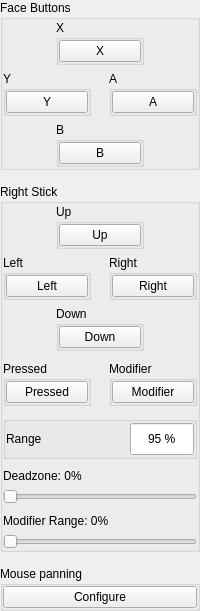
       <widget class="QWidget" name="bottomRight">
        <layout class="QVBoxLayout" name="bottomRightLayout">
         <property name="spacing"><number>14</number></property>
         <property name="leftMargin"><number>0</number></property>
         <property name="topMargin"><number>0</number></property>
         <property name="rightMargin"><number>0</number></property>
         <property name="bottomMargin"><number>0</number></property>
         <item>
          <widget class="QGroupBox" name="faceButtons">
           <property name="title"><string>Face Buttons</string></property>
           <property name="card" stdset="0"><bool>true</bool></property>
           <layout class="QVBoxLayout" name="faceButtonsLayout">
            <property name="spacing"><number>10</number></property>
            <property name="leftMargin"><number>0</number></property>
            <property name="topMargin"><number>0</number></property>
            <property name="rightMargin"><number>0</number></property>
            <property name="bottomMargin"><number>0</number></property>
            <item>
             <widget class="QWidget" name="faceButtonsDirectionsWidget">
              <layout class="QVBoxLayout" name="faceButtonsDirectionsLayout">
               <property name="spacing"><number>6</number></property>
               <property name="leftMargin"><number>0</number></property>
               <property name="topMargin"><number>0</number></property>
               <property name="rightMargin"><number>0</number></property>
               <property name="bottomMargin"><number>0</number></property>
               <item>
                <layout class="QHBoxLayout" name="buttonFaceButtonsXGroupRow">
                 <property name="spacing"><number>0</number></property>
                 <property name="leftMargin"><number>0</number></property>
                 <property name="topMargin"><number>0</number></property>
                 <property name="rightMargin"><number>0</number></property>
                 <property name="bottomMargin"><number>0</number></property>
                 <item>
                  <spacer name="spacer7">
                   <property name="orientation"><enum>Qt::Orientation::Horizontal</enum></property>
                   <property name="sizeType"><enum>QSizePolicy::Policy::Expanding</enum></property>
                   <property name="sizeHint"><size><width>0</width><height>0</height></size></property>
                  </spacer>
                 </item>
                 <item>
                  <widget class="QGroupBox" name="buttonFaceButtonsXGroup">
                   <property name="title"><string>X</string></property>
                   <property name="binding" stdset="0"><bool>true</bool></property>
                   <property name="minimumSize"><size><width>88</width><height>0</height></size></property>
                   <property name="maximumSize"><size><width>88</width><height>16777215</height></size></property>
                   <layout class="QVBoxLayout" name="buttonFaceButtonsXGroupLayout">
                    <property name="spacing"><number>0</number></property>
                    <property name="leftMargin"><number>0</number></property>
                    <property name="topMargin"><number>0</number></property>
                    <property name="rightMargin"><number>0</number></property>
                    <property name="bottomMargin"><number>0</number></property>
                    <item>
                     <widget class="InputBindingButton" name="buttonX">
                      <property name="text"><string>X</string></property>
                     </widget>
                    </item>
                   </layout>
                  </widget>
                 </item>
                 <item>
                  <spacer name="spacer8">
                   <property name="orientation"><enum>Qt::Orientation::Horizontal</enum></property>
                   <property name="sizeType"><enum>QSizePolicy::Policy::Expanding</enum></property>
                   <property name="sizeHint"><size><width>0</width><height>0</height></size></property>
                  </spacer>
                 </item>
                </layout>
               </item>
               <item>
                <layout class="QHBoxLayout" name="faceButtonsLeftRightRow">
                 <property name="spacing"><number>10</number></property>
                 <property name="leftMargin"><number>0</number></property>
                 <property name="topMargin"><number>0</number></property>
                 <property name="rightMargin"><number>0</number></property>
                 <property name="bottomMargin"><number>0</number></property>
                 <item>
                  <widget class="QGroupBox" name="buttonFaceButtonsYGroup">
                   <property name="title"><string>Y</string></property>
                   <property name="binding" stdset="0"><bool>true</bool></property>
                   <property name="minimumSize"><size><width>88</width><height>0</height></size></property>
                   <property name="maximumSize"><size><width>88</width><height>16777215</height></size></property>
                   <layout class="QVBoxLayout" name="buttonFaceButtonsYGroupLayout">
                    <property name="spacing"><number>0</number></property>
                    <property name="leftMargin"><number>0</number></property>
                    <property name="topMargin"><number>0</number></property>
                    <property name="rightMargin"><number>0</number></property>
                    <property name="bottomMargin"><number>0</number></property>
                    <item>
                     <widget class="InputBindingButton" name="buttonY">
                      <property name="text"><string>Y</string></property>
                     </widget>
                    </item>
                   </layout>
                  </widget>
                 </item>
                 <item>
                  <spacer name="spacer9">
                   <property name="orientation"><enum>Qt::Orientation::Horizontal</enum></property>
                   <property name="sizeType"><enum>QSizePolicy::Policy::Expanding</enum></property>
                   <property name="sizeHint"><size><width>0</width><height>0</height></size></property>
                  </spacer>
                 </item>
                 <item>
                  <widget class="QGroupBox" name="buttonFaceButtonsAGroup">
                   <property name="title"><string>A</string></property>
                   <property name="binding" stdset="0"><bool>true</bool></property>
                   <property name="minimumSize"><size><width>88</width><height>0</height></size></property>
                   <property name="maximumSize"><size><width>88</width><height>16777215</height></size></property>
                   <layout class="QVBoxLayout" name="buttonFaceButtonsAGroupLayout">
                    <property name="spacing"><number>0</number></property>
                    <property name="leftMargin"><number>0</number></property>
                    <property name="topMargin"><number>0</number></property>
                    <property name="rightMargin"><number>0</number></property>
                    <property name="bottomMargin"><number>0</number></property>
                    <item>
                     <widget class="InputBindingButton" name="buttonA">
                      <property name="text"><string>A</string></property>
                     </widget>
                    </item>
                   </layout>
                  </widget>
                 </item>
                </layout>
               </item>
               <item>
                <layout class="QHBoxLayout" name="buttonFaceButtonsBGroupRow">
                 <property name="spacing"><number>0</number></property>
                 <property name="leftMargin"><number>0</number></property>
                 <property name="topMargin"><number>0</number></property>
                 <property name="rightMargin"><number>0</number></property>
                 <property name="bottomMargin"><number>0</number></property>
                 <item>
                  <spacer name="spacer10">
                   <property name="orientation"><enum>Qt::Orientation::Horizontal</enum></property>
                   <property name="sizeType"><enum>QSizePolicy::Policy::Expanding</enum></property>
                   <property name="sizeHint"><size><width>0</width><height>0</height></size></property>
                  </spacer>
                 </item>
                 <item>
                  <widget class="QGroupBox" name="buttonFaceButtonsBGroup">
                   <property name="title"><string>B</string></property>
                   <property name="binding" stdset="0"><bool>true</bool></property>
                   <property name="minimumSize"><size><width>88</width><height>0</height></size></property>
                   <property name="maximumSize"><size><width>88</width><height>16777215</height></size></property>
                   <layout class="QVBoxLayout" name="buttonFaceButtonsBGroupLayout">
                    <property name="spacing"><number>0</number></property>
                    <property name="leftMargin"><number>0</number></property>
                    <property name="topMargin"><number>0</number></property>
                    <property name="rightMargin"><number>0</number></property>
                    <property name="bottomMargin"><number>0</number></property>
                    <item>
                     <widget class="InputBindingButton" name="buttonB">
                      <property name="text"><string>B</string></property>
                     </widget>
                    </item>
                   </layout>
                  </widget>
                 </item>
                 <item>
                  <spacer name="spacer11">
                   <property name="orientation"><enum>Qt::Orientation::Horizontal</enum></property>
                   <property name="sizeType"><enum>QSizePolicy::Policy::Expanding</enum></property>
                   <property name="sizeHint"><size><width>0</width><height>0</height></size></property>
                  </spacer>
                 </item>
                </layout>
               </item>
              </layout>
             </widget>
            </item>
           </layout>
          </widget>
         </item>
         <item>
          <widget class="QGroupBox" name="RStick">
           <property name="title"><string>Right Stick</string></property>
           <property name="card" stdset="0"><bool>true</bool></property>
           <layout class="QVBoxLayout" name="RStickLayout">
            <property name="spacing"><number>10</number></property>
            <property name="leftMargin"><number>0</number></property>
            <property name="topMargin"><number>0</number></property>
            <property name="rightMargin"><number>0</number></property>
            <property name="bottomMargin"><number>0</number></property>
            <item>
             <widget class="QWidget" name="RStickDirectionsWidget">
              <layout class="QVBoxLayout" name="RStickDirectionsLayout">
               <property name="spacing"><number>6</number></property>
               <property name="leftMargin"><number>0</number></property>
               <property name="topMargin"><number>0</number></property>
               <property name="rightMargin"><number>0</number></property>
               <property name="bottomMargin"><number>0</number></property>
               <item>
                <layout class="QHBoxLayout" name="buttonRStickUpGroupRow">
                 <property name="spacing"><number>0</number></property>
                 <property name="leftMargin"><number>0</number></property>
                 <property name="topMargin"><number>0</number></property>
                 <property name="rightMargin"><number>0</number></property>
                 <property name="bottomMargin"><number>0</number></property>
                 <item>
                  <spacer name="spacer20">
                   <property name="orientation"><enum>Qt::Orientation::Horizontal</enum></property>
                   <property name="sizeType"><enum>QSizePolicy::Policy::Expanding</enum></property>
                   <property name="sizeHint"><size><width>0</width><height>0</height></size></property>
                  </spacer>
                 </item>
                 <item>
                  <widget class="QGroupBox" name="buttonRStickUpGroup">
                   <property name="title"><string>Up</string></property>
                   <property name="binding" stdset="0"><bool>true</bool></property>
                   <property name="minimumSize"><size><width>88</width><height>0</height></size></property>
                   <property name="maximumSize"><size><width>88</width><height>16777215</height></size></property>
                   <layout class="QVBoxLayout" name="buttonRStickUpGroupLayout">
                    <property name="spacing"><number>0</number></property>
                    <property name="leftMargin"><number>0</number></property>
                    <property name="topMargin"><number>0</number></property>
                    <property name="rightMargin"><number>0</number></property>
                    <property name="bottomMargin"><number>0</number></property>
                    <item>
                     <widget class="InputBindingButton" name="buttonRStickUp">
                      <property name="text"><string>Up</string></property>
                     </widget>
                    </item>
                   </layout>
                  </widget>
                 </item>
                 <item>
                  <spacer name="spacer21">
                   <property name="orientation"><enum>Qt::Orientation::Horizontal</enum></property>
                   <property name="sizeType"><enum>QSizePolicy::Policy::Expanding</enum></property>
                   <property name="sizeHint"><size><width>0</width><height>0</height></size></property>
                  </spacer>
                 </item>
                </layout>
               </item>
               <item>
                <layout class="QHBoxLayout" name="RStickLeftRightRow">
                 <property name="spacing"><number>10</number></property>
                 <property name="leftMargin"><number>0</number></property>
                 <property name="topMargin"><number>0</number></property>
                 <property name="rightMargin"><number>0</number></property>
                 <property name="bottomMargin"><number>0</number></property>
                 <item>
                  <widget class="QGroupBox" name="buttonRStickLeftGroup">
                   <property name="title"><string>Left</string></property>
                   <property name="binding" stdset="0"><bool>true</bool></property>
                   <property name="minimumSize"><size><width>88</width><height>0</height></size></property>
                   <property name="maximumSize"><size><width>88</width><height>16777215</height></size></property>
                   <layout class="QVBoxLayout" name="buttonRStickLeftGroupLayout">
                    <property name="spacing"><number>0</number></property>
                    <property name="leftMargin"><number>0</number></property>
                    <property name="topMargin"><number>0</number></property>
                    <property name="rightMargin"><number>0</number></property>
                    <property name="bottomMargin"><number>0</number></property>
                    <item>
                     <widget class="InputBindingButton" name="buttonRStickLeft">
                      <property name="text"><string>Left</string></property>
                     </widget>
                    </item>
                   </layout>
                  </widget>
                 </item>
                 <item>
                  <spacer name="spacer22">
                   <property name="orientation"><enum>Qt::Orientation::Horizontal</enum></property>
                   <property name="sizeType"><enum>QSizePolicy::Policy::Expanding</enum></property>
                   <property name="sizeHint"><size><width>0</width><height>0</height></size></property>
                  </spacer>
                 </item>
                 <item>
                  <widget class="QGroupBox" name="buttonRStickRightGroup">
                   <property name="title"><string>Right</string></property>
                   <property name="binding" stdset="0"><bool>true</bool></property>
                   <property name="minimumSize"><size><width>88</width><height>0</height></size></property>
                   <property name="maximumSize"><size><width>88</width><height>16777215</height></size></property>
                   <layout class="QVBoxLayout" name="buttonRStickRightGroupLayout">
                    <property name="spacing"><number>0</number></property>
                    <property name="leftMargin"><number>0</number></property>
                    <property name="topMargin"><number>0</number></property>
                    <property name="rightMargin"><number>0</number></property>
                    <property name="bottomMargin"><number>0</number></property>
                    <item>
                     <widget class="InputBindingButton" name="buttonRStickRight">
                      <property name="text"><string>Right</string></property>
                     </widget>
                    </item>
                   </layout>
                  </widget>
                 </item>
                </layout>
               </item>
               <item>
                <layout class="QHBoxLayout" name="buttonRStickDownGroupRow">
                 <property name="spacing"><number>0</number></property>
                 <property name="leftMargin"><number>0</number></property>
                 <property name="topMargin"><number>0</number></property>
                 <property name="rightMargin"><number>0</number></property>
                 <property name="bottomMargin"><number>0</number></property>
                 <item>
                  <spacer name="spacer23">
                   <property name="orientation"><enum>Qt::Orientation::Horizontal</enum></property>
                   <property name="sizeType"><enum>QSizePolicy::Policy::Expanding</enum></property>
                   <property name="sizeHint"><size><width>0</width><height>0</height></size></property>
                  </spacer>
                 </item>
                 <item>
                  <widget class="QGroupBox" name="buttonRStickDownGroup">
                   <property name="title"><string>Down</string></property>
                   <property name="binding" stdset="0"><bool>true</bool></property>
                   <property name="minimumSize"><size><width>88</width><height>0</height></size></property>
                   <property name="maximumSize"><size><width>88</width><height>16777215</height></size></property>
                   <layout class="QVBoxLayout" name="buttonRStickDownGroupLayout">
                    <property name="spacing"><number>0</number></property>
                    <property name="leftMargin"><number>0</number></property>
                    <property name="topMargin"><number>0</number></property>
                    <property name="rightMargin"><number>0</number></property>
                    <property name="bottomMargin"><number>0</number></property>
                    <item>
                     <widget class="InputBindingButton" name="buttonRStickDown">
                      <property name="text"><string>Down</string></property>
                     </widget>
                    </item>
                   </layout>
                  </widget>
                 </item>
                 <item>
                  <spacer name="spacer24">
                   <property name="orientation"><enum>Qt::Orientation::Horizontal</enum></property>
                   <property name="sizeType"><enum>QSizePolicy::Policy::Expanding</enum></property>
                   <property name="sizeHint"><size><width>0</width><height>0</height></size></property>
                  </spacer>
                 </item>
                </layout>
               </item>
              </layout>
             </widget>
            </item>
            <item>
             <layout class="QHBoxLayout" name="RStickPressedRow">
              <property name="spacing"><number>10</number></property>
              <property name="leftMargin"><number>0</number></property>
              <property name="topMargin"><number>0</number></property>
              <property name="rightMargin"><number>0</number></property>
              <property name="bottomMargin"><number>0</number></property>
              <item>
               <widget class="QGroupBox" name="groupRStickPressed">
                <property name="title"><string>Pressed</string></property>
                <property name="binding" stdset="0"><bool>true</bool></property>
                <property name="minimumSize"><size><width>88</width><height>0</height></size></property>
                <property name="maximumSize"><size><width>88</width><height>16777215</height></size></property>
                <layout class="QVBoxLayout" name="groupRStickPressedLayout">
                 <property name="spacing"><number>0</number></property>
                 <property name="leftMargin"><number>0</number></property>
                 <property name="topMargin"><number>0</number></property>
                 <property name="rightMargin"><number>0</number></property>
                 <property name="bottomMargin"><number>0</number></property>
                 <item>
                  <widget class="InputBindingButton" name="buttonRStick">
                   <property name="text"><string>Pressed</string></property>
                  </widget>
                 </item>
                </layout>
               </widget>
              </item>
              <item>
               <spacer name="spacer25">
                <property name="orientation"><enum>Qt::Orientation::Horizontal</enum></property>
                <property name="sizeType"><enum>QSizePolicy::Policy::Expanding</enum></property>
                <property name="sizeHint"><size><width>0</width><height>0</height></size></property>
               </spacer>
              </item>
              <item>
               <widget class="QGroupBox" name="buttonRStickModGroup">
                <property name="title"><string>Modifier</string></property>
                <property name="binding" stdset="0"><bool>true</bool></property>
                <property name="minimumSize"><size><width>88</width><height>0</height></size></property>
                <property name="maximumSize"><size><width>88</width><height>16777215</height></size></property>
                <layout class="QVBoxLayout" name="buttonRStickModGroupLayout">
                 <property name="spacing"><number>0</number></property>
                 <property name="leftMargin"><number>0</number></property>
                 <property name="topMargin"><number>0</number></property>
                 <property name="rightMargin"><number>0</number></property>
                 <property name="bottomMargin"><number>0</number></property>
                 <item>
                  <widget class="InputBindingButton" name="buttonRStickMod">
                   <property name="text"><string>Modifier</string></property>
                  </widget>
                 </item>
                </layout>
               </widget>
              </item>
             </layout>
            </item>
            <item>
             <widget class="QGroupBox" name="buttonRStickRangeGroup">
              <property name="bare" stdset="0"><bool>true</bool></property>
              <layout class="QHBoxLayout" name="buttonRStickRangeGroupLayout">
               <property name="spacing"><number>8</number></property>
               <property name="leftMargin"><number>0</number></property>
               <property name="topMargin"><number>0</number></property>
               <property name="rightMargin"><number>0</number></property>
               <property name="bottomMargin"><number>0</number></property>
               <item>
                <widget class="QLabel" name="buttonRStickRangeGroupLabel">
                 <property name="text"><string>Range</string></property>
                 <property name="caption" stdset="0"><bool>true</bool></property>
                </widget>
               </item>
               <item>
                <spacer name="spacer26">
                 <property name="orientation"><enum>Qt::Orientation::Horizontal</enum></property>
                 <property name="sizeType"><enum>QSizePolicy::Policy::Expanding</enum></property>
                 <property name="sizeHint"><size><width>0</width><height>0</height></size></property>
                </spacer>
               </item>
               <item>
                <widget class="QSpinBox" name="spinboxRStickRange">
                 <property name="buttonSymbols"><enum>QAbstractSpinBox::ButtonSymbols::NoButtons</enum></property>
                 <property name="alignment"><set>Qt::AlignmentFlag::AlignCenter</set></property>
                 <property name="suffix"><string> %</string></property>
                 <property name="minimum"><number>25</number></property>
                 <property name="maximum"><number>150</number></property>
                 <property name="value"><number>95</number></property>
                 <property name="minimumSize"><size><width>64</width><height>34</height></size></property>
                 <property name="maximumSize"><size><width>64</width><height>34</height></size></property>
                </widget>
               </item>
              </layout>
             </widget>
            </item>
            <item>
             <layout class="QVBoxLayout" name="sliderRStickDeadzoneBlock">
              <property name="spacing"><number>6</number></property>
              <property name="leftMargin"><number>0</number></property>
              <property name="topMargin"><number>0</number></property>
              <property name="rightMargin"><number>0</number></property>
              <property name="bottomMargin"><number>0</number></property>
              <item>
               <widget class="QLabel" name="labelRStickDeadzone">
                <property name="text"><string>Deadzone: 0%</string></property>
                <property name="caption" stdset="0"><bool>true</bool></property>
               </widget>
              </item>
              <item>
               <widget class="QSlider" name="sliderRStickDeadzone">
                <property name="maximum"><number>100</number></property>
                <property name="orientation"><enum>Qt::Orientation::Horizontal</enum></property>
               </widget>
              </item>
             </layout>
            </item>
            <item>
             <layout class="QVBoxLayout" name="sliderRStickModifierRangeBlock">
              <property name="spacing"><number>6</number></property>
              <property name="leftMargin"><number>0</number></property>
              <property name="topMargin"><number>0</number></property>
              <property name="rightMargin"><number>0</number></property>
              <property name="bottomMargin"><number>0</number></property>
              <item>
               <widget class="QLabel" name="labelRStickModifierRange">
                <property name="text"><string>Modifier Range: 0%</string></property>
                <property name="caption" stdset="0"><bool>true</bool></property>
               </widget>
              </item>
              <item>
               <widget class="QSlider" name="sliderRStickModifierRange">
                <property name="maximum"><number>100</number></property>
                <property name="orientation"><enum>Qt::Orientation::Horizontal</enum></property>
               </widget>
              </item>
             </layout>
            </item>
           </layout>
          </widget>
         </item>
         <item>
          <widget class="QWidget" name="mousePanningWidget">
           <layout class="QVBoxLayout" name="mousePanningWidgetLayout">
            <property name="spacing"><number>0</number></property>
            <property name="leftMargin"><number>0</number></property>
            <property name="topMargin"><number>0</number></property>
            <property name="rightMargin"><number>0</number></property>
            <property name="bottomMargin"><number>0</number></property>
            <item>
             <widget class="QGroupBox" name="mousePanningGroup">
              <property name="title"><string>Mouse panning</string></property>
              <property name="card" stdset="0"><bool>true</bool></property>
              <layout class="QVBoxLayout" name="mousePanningLayout">
               <property name="spacing"><number>10</number></property>
               <property name="leftMargin"><number>0</number></property>
               <property name="topMargin"><number>0</number></property>
               <property name="rightMargin"><number>0</number></property>
               <property name="bottomMargin"><number>0</number></property>
               <item>
                <widget class="QPushButton" name="mousePanningButton">
                 <property name="text"><string>Configure</string></property>
                 <property name="pill" stdset="0"><string notr="true">fill</string></property>
                </widget>
               </item>
              </layout>
             </widget>
            </item>
           </layout>
          </widget>
         </item>
         <item>
          <spacer name="spacer27">
           <property name="orientation"><enum>Qt::Orientation::Vertical</enum></property>
           <property name="sizeType"><enum>QSizePolicy::Policy::Expanding</enum></property>
           <property name="sizeHint"><size><width>0</width><height>0</height></size></property>
          </spacer>
         </item>
        </layout>
       </widget>
